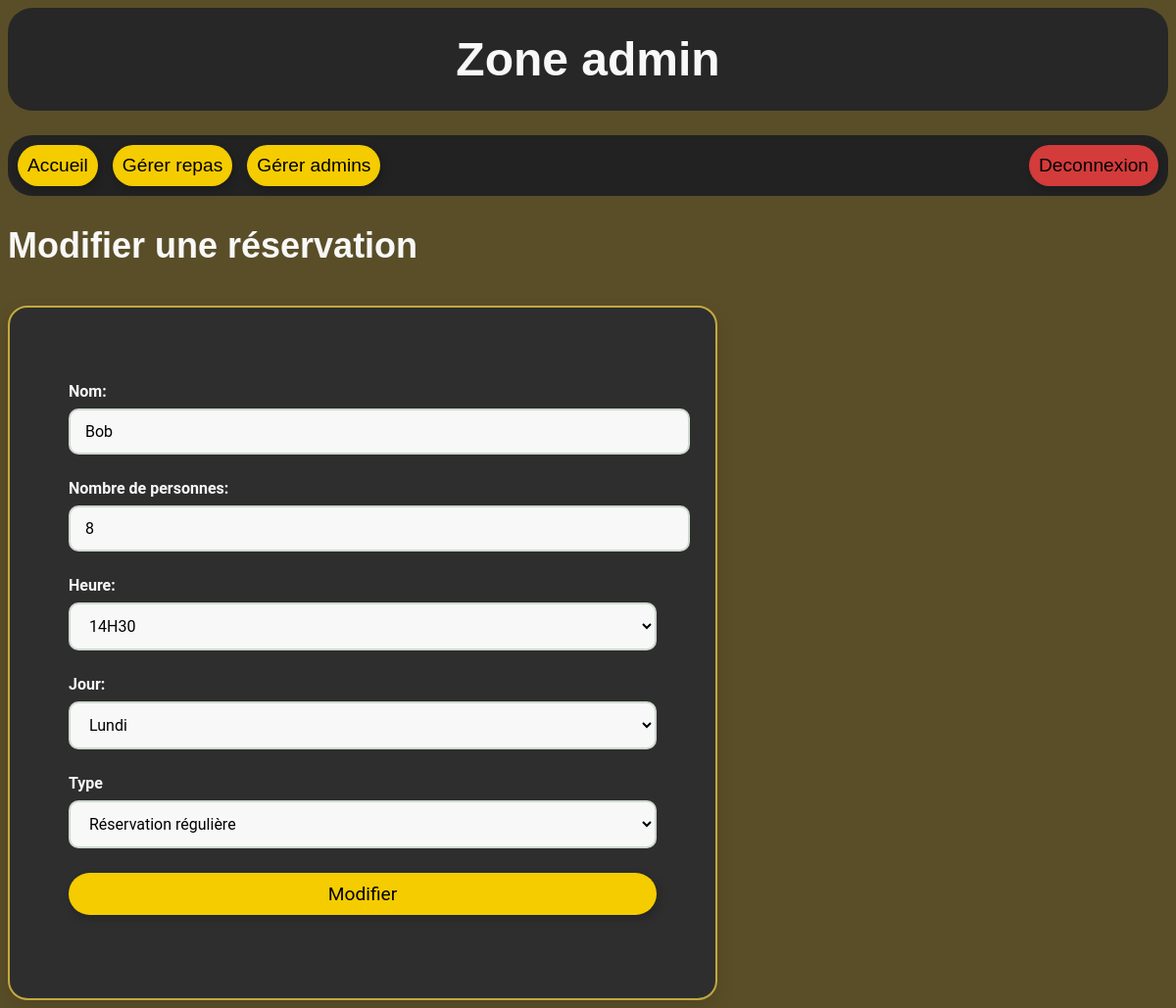
/admin/modifier_reservation.php?id=6 (signed in), run on an earlier commit of the app's database.
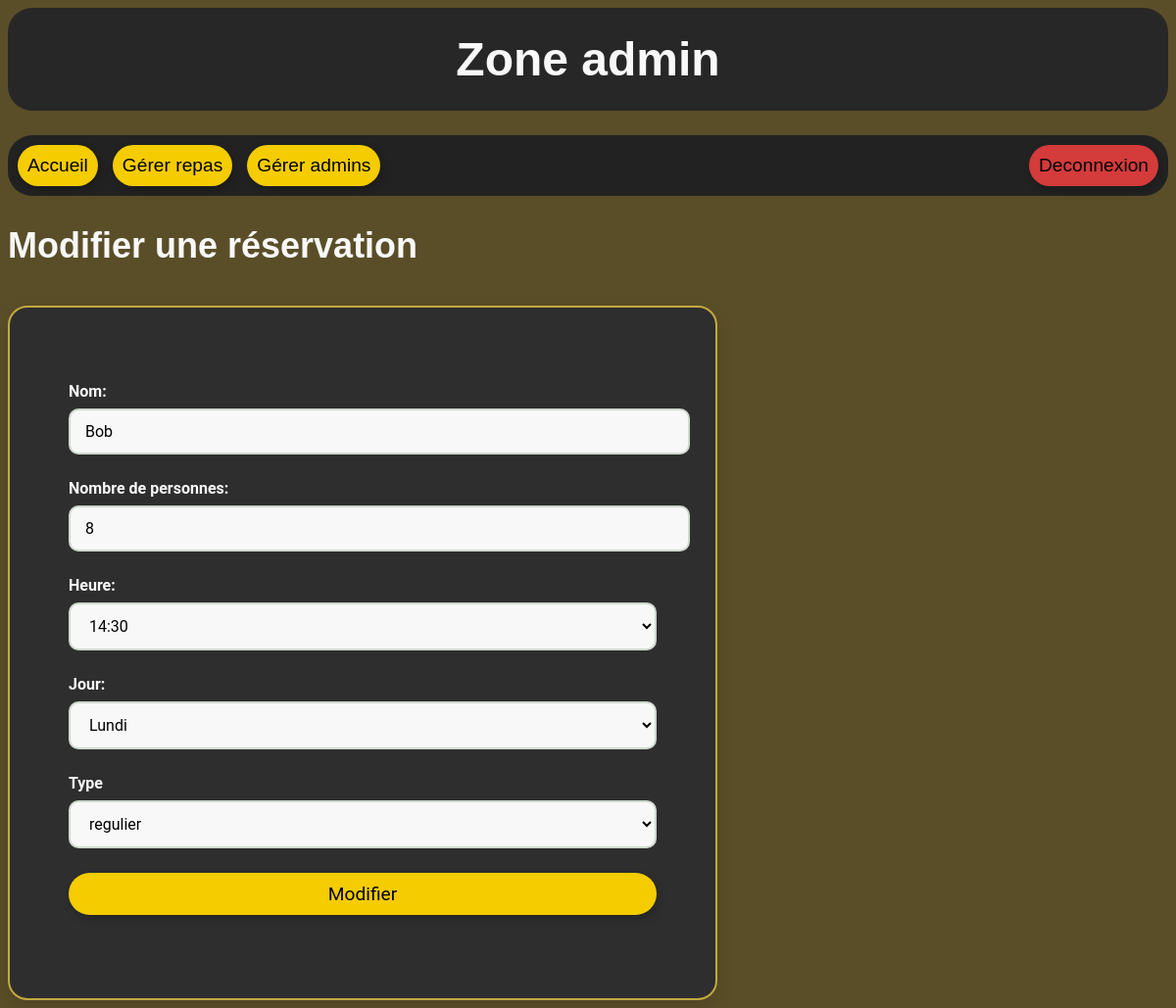
And on a later commit of the database.
### tables this page shows
CREATE TABLE "reservations" (
	"id"	INTEGER NOT NULL UNIQUE,
	"jour"	TEXT NOT NULL,
	"type"	TEXT NOT NULL,
	"nom"	TEXT NOT NULL,
	"nb"	INTEGER NOT NULL,
	"temps"	TEXT NOT NULL,
	PRIMARY KEY("id" AUTOINCREMENT)
);

### admin/modifier_reservation.php (the view, shortened to what this page needs)
<?php
include "../includes/base.php";
if (empty($_POST)) {
    $id = $_GET["id"];
    $sql = "
        SELECT *
        FROM reservations
        WHERE id = :id
    ";
    $stmt = $bdd->prepare($sql);
    $stmt->execute([
        ":id" => $id,
    ]);
    $reservation = $stmt->fetch();
}
?>
<!DOCTYPE html>
<html lang="en">
<head>
    <link rel="stylesheet" href="../../css/style_admin.css">
</head>
<body>
    <h1>Zone admin</h1>
    <nav>
        <a class="changement_page" href="index.php"> Accueil </a>
        <a class="changement_page" href="repas/repas.php"> Gérer repas </a>
        <a class="changement_page" href="employes/gestion_admin.php"> Gérer admins </a>
        <a class="deconnexion" href="deconnexion.php"> Deconnexion </a>
    </nav>
    <h2>Modifier une réservation</h2>
    <form action="modifier_reservation.php" method="post">
        <div>
            <p>Nom:</p>
            <input name="nom" type="text" value="<?= $reservation["nom"] ?>">
        </div>
        <div>
            <p>Nombre de personnes:</p>
            <input name="nb" type="number" min="1" max="20" step="1" value="<?= $reservation["nb"] ?>">
        </div>
        <div>
            <p>Heure:</p>
            <Select name="temps">
                <option value="<?= $reservation["temps"] ?>"><?= $reservation["temps"] ?></option>
            </Select>
        </div>
        <div>
            <p>Jour:</p>
            <select name="jour">
                <option value="<?= $reservation["jour"] ?>"><?= $reservation["jour"] ?></option>
            </select>
        </div>
        <div>
            <p>Type</p>
            <select name="type">
                <option value="<?= $reservation["type"] ?>"><?= $reservation["type"] ?></option>
            </select>
        </div>
        <div>
            <input class="modifier" type="submit" value="Modifier">
        </div>
    </form>
</body>
</html>

What changed in the data, as far as the page shows it:
changed reservations "Bob": temps "14H30" → "14:30"; type "Réservation régulière" → "regulier"
